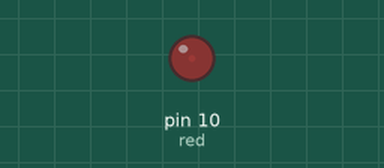
Bench run of a sketch on a simulated Arduino Uno, built with avr-gcc and run on an emulated ATmega328P. Parts: output pins drawn as LEDs (lit = HIGH).

Above: at 0.05 s.
At 1.0 s:
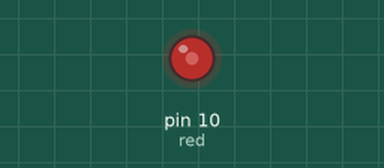
At 1.5 s:
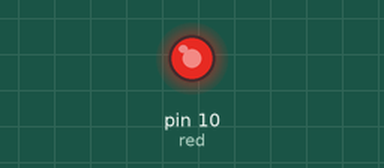
At 2.0 s:
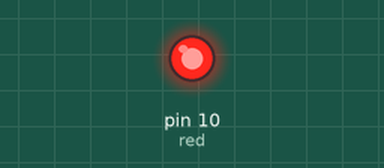
Timing chart, 0 to 4.6 s (numbered marks = the images above):
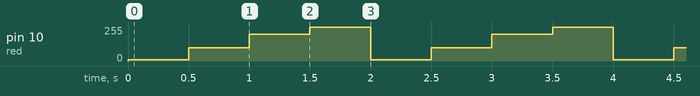

Measured:
- by itself, pin 10 (red): repeats every 2.0 s: 100/255 0.50 s, 200/255 0.50 s, 255/255 0.50 s, 10/255 0.50 s

The sketch:

intensidad-led.ino
```cpp
// C++ code
//

int red = 10;
int britghness1 = 10;
int britghness2 = 100;
int britghness3 = 200;
int britghness4 = 255;

int dt = 500;


void setup()
{

  pinMode(red, britghness1);
  pinMode(red, britghness2);
  pinMode(red, britghness3);
  pinMode(red, britghness4);
}

void loop()
{
  analogWrite(red, britghness1);
  delay(dt);
  analogWrite(red, britghness2);
  delay(dt);
  analogWrite(red, britghness3);
  delay(dt);
  analogWrite(red, britghness4);
  delay(dt);
};
```
